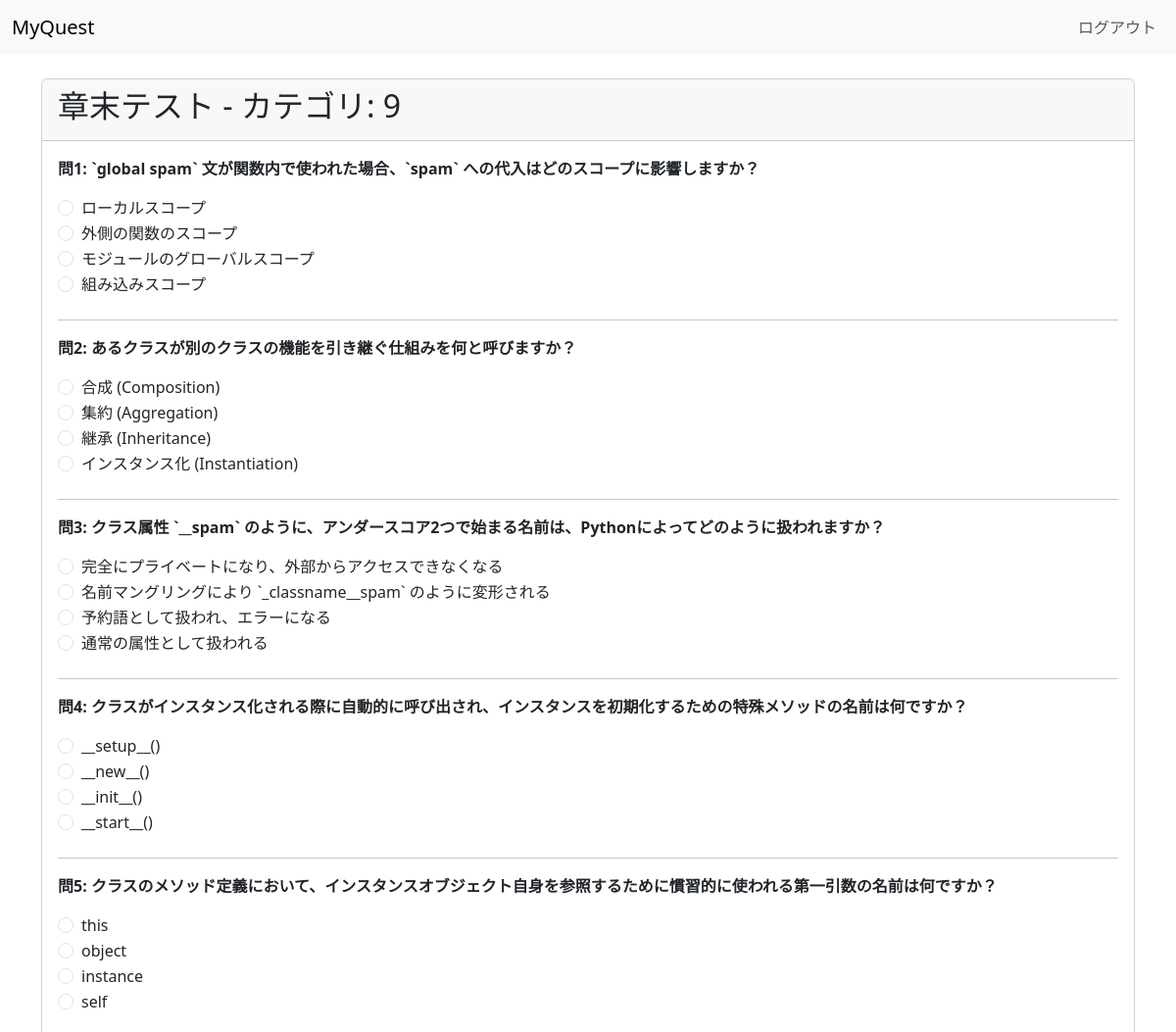
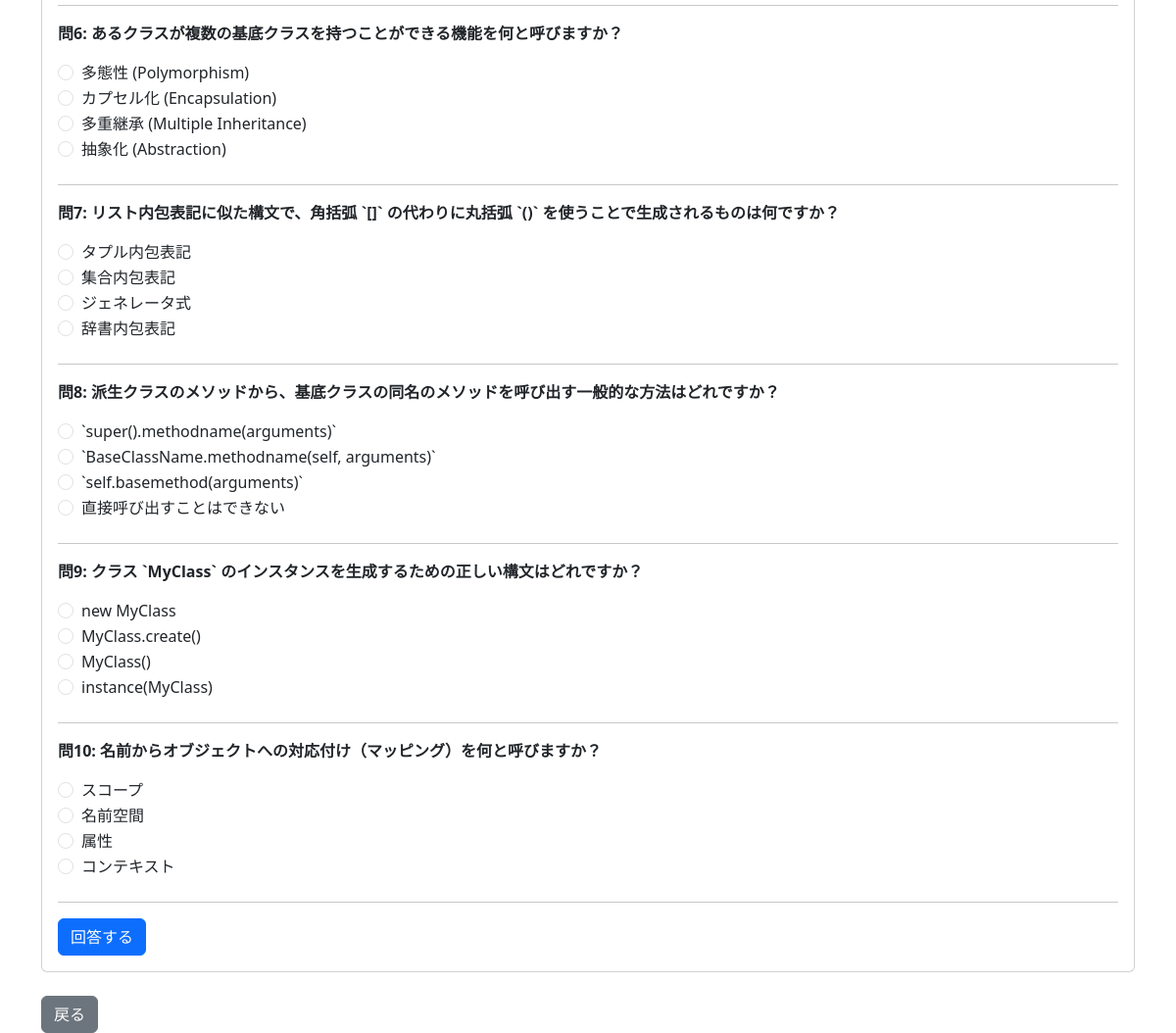
/section_test/9 (signed in), run on the app's committed database (2 pictures, top to bottom).
### model.py (models this page shows)
class Question(db.Model):
    __tablename__ = "questions"
    id = db.Column(db.Integer, primary_key=True)
    question = db.Column(db.String(300), nullable=False)
    choice1 = db.Column(db.String(200))
    choice2 = db.Column(db.String(200))
    choice3 = db.Column(db.String(200))
    choice4 = db.Column(db.String(200))
    correct = db.Column(db.Integer)
    category = db.Column(db.String(50)) # section / practiceなど
    hint = db.Column(db.String(500))
    url = db.Column(db.String(500))
    results = db.relationship('QuizResult', backref='question', lazy=True) # Add relationship

### app.py (the view)
@app.route("/section_test/<category>")
def section_test(category):
    if "user" not in session:
        return redirect("/")
    try:
        num_questions = int(request.args.get("num_questions", 10))
    except (ValueError, TypeError):
        num_questions = 10 # 無効な値の場合はデフォルトの10問
    q_list = Question.query.filter_by(category=category).all()
    if not q_list:
        return f"カテゴリ「{category}」の問題がDBにありません"
    num_to_sample = min(len(q_list), num_questions)
    q_list = random.sample(q_list, num_to_sample)
    return render_template("section_test.html", questions=q_list, category_name=category)

### templates/section_test.html (shortened to what this page needs)
<!DOCTYPE html>
<html>
<head>
    <link href="https://cdn.jsdelivr.net/npm/bootstrap@5.3.0-alpha1/dist/css/bootstrap.min.css" rel="stylesheet">
</head>
<body>
    <nav class="navbar navbar-expand-lg navbar-light bg-light">
        <div class="container-fluid">
            <a class="navbar-brand" href="#">MyQuest</a>
            <div class="collapse navbar-collapse" id="navbarNav">
                <ul class="navbar-nav ms-auto">
                    <li class="nav-item">
                        <a class="nav-link" href="/logout">ログアウト</a>
                    </li>
                </ul>
            </div>
        </div>
    </nav>
    <div class="container mt-4">
        <div class="card">
            <div class="card-header">
                <h2>章末テスト - カテゴリ: {{ category_name }}</h2>
            </div>
            <div class="card-body">
                {% if results %}
                    <h3>テスト結果</h3>
                    <div class="alert alert-info">
                        <h4>正解数: {{ score }} / {{ total }} 問</h4>
                        <h4>正解率: {{ percentage }}%</h4>
                    </div>
                    <p>お疲れ様でした！結果は以下の通りです。</p>
                    <hr>
                    {% for res in results %}
                    <div class="mb-4 p-3 {% if res.is_correct %}result-correct{% else %}result-incorrect{% endif %}">
                        <p class="card-text fw-bold">問{{ loop.index }}: {{ res.question.question }}</p>
                        <p>あなたの回答:
                            <span class="{% if not res.is_correct %}user-answer-incorrect{% endif %}">
                                {{ res.user_choice_text }}
                            </span>
                        </p>
                        {% if not res.is_correct %}
                            <p>正解: <span class="correct-answer-text">{{ res.correct_choice_text }}</span></p>
                        {% endif %}
                        <div class="mt-3">
                            {% if res.question.hint %}
                                <p><b>解説:</b> {{ res.question.hint }}</p>
                            {% endif %}
                            {% if res.question.url %}
                                <p><b>参考URL:</b> <a href="{{ res.question.url }}" target="_blank">{{ res.question.url }}</a></p>
                            {% endif %}
                        </div>
                    </div>
                    {% endfor %}
                {% else %}
                    <form action="{{ url_for('submit_section_test') }}" method="post">
                        {% for q_obj in questions %}
                        <div class="mb-4">
                            <p class="card-text fw-bold">問{{ loop.index }}: {{ q_obj.question }}</p>
                            <div class="form-check">
                                <input type="radio" class="form-check-input" name="answer_{{ q_obj.id }}" value="1" id="q{{ q_obj.id }}-choice1" required>
                                <label class="form-check-label" for="q{{ q_obj.id }}-choice1">{{ q_obj.choice1 }}</label>
                            </div>
                            <div class="form-check">
                                <input type="radio" class="form-check-input" name="answer_{{ q_obj.id }}" value="2" id="q{{ q_obj.id }}-choice2">
                                <label class="form-check-label" for="q{{ q_obj.id }}-choice2">{{ q_obj.choice2 }}</label>
                            </div>
                            <div class="form-check">
                                <input type="radio" class="form-check-input" name="answer_{{ q_obj.id }}" value="3" id="q{{ q_obj.id }}-choice3">
                                <label class="form-check-label" for="q{{ q_obj.id }}-choice3">{{ q_obj.choice3 }}</label>
                            </div>
                            <div class="form-check">
                                <input type="radio" class="form-check-input" name="answer_{{ q_obj.id }}" value="4" id="q{{ q_obj.id }}-choice4">
                                <label class="form-check-label" for="q{{ q_obj.id }}-choice4">{{ q_obj.choice4 }}</label>
                            </div>
                        </div>
                        <hr>
                        {% endfor %}
                        <button type="submit" class="btn btn-primary">回答する</button>
                    </form>
                {% endif %}
            </div>
        </div>
        <div class="mt-4">
            {% if results %}
                <a href="{{ url_for('section_test', category=category_name) }}" class="btn btn-primary">次の問題</a>
                <a href="/home" class="btn btn-secondary">ホームに戻る</a>
            {% else %}
                <a href="/home" class="btn btn-secondary">戻る</a>
            {% endif %}
        </div>
    </div>
</body>
</html>

### data on the page
Question: question "`global spam` 文が関数内で使われた場合、`spam` への代入はどのスコープに影響しますか？", choice1 "ローカルスコープ", choice2 "外側の関数のスコープ", choice3 "モジュールのグローバルスコープ", choice4 "組み込みスコープ"
Question: question "あるクラスが別のクラスの機能を引き継ぐ仕組みを何と呼びますか？", choice1 "合成 (Composition)", choice2 "集約 (Aggregation)", choice3 "継承 (Inheritance)", choice4 "インスタンス化 (Instantiation)"
Question: question "クラス属性 `__spam` のように、アンダースコア2つで始まる名前は、Pythonによってどのように扱われますか？", choice1 "完全にプライベートになり、外部からアクセスできなくなる", choice2 "名前マングリングにより `_classname__spam` のように変形される", choice3 "予約語として扱われ、エラーになる", choice4 "通常の属性として扱われる"
Question: question "クラスがインスタンス化される際に自動的に呼び出され、インスタンスを初期化するための特殊メソッドの名前は何ですか？", choice1 "__setup__()", choice2 "__new__()", choice3 "__init__()", choice4 "__start__()"
Question: question "クラスのメソッド定義において、インスタンスオブジェクト自身を参照するために慣習的に使われる第一引数の名前は何ですか？", choice1 "this", choice2 "object", choice3 "instance", choice4 "self"
Question: question "あるクラスが複数の基底クラスを持つことができる機能を何と呼びますか？", choice1 "多態性 (Polymorphism)", choice2 "カプセル化 (Encapsulation)", choice3 "多重継承 (Multiple Inheritance)", choice4 "抽象化 (Abstraction)"
Question: question "リスト内包表記に似た構文で、角括弧 `[]` の代わりに丸括弧 `()` を使うことで生成されるものは何ですか？", choice1 "タプル内包表記", choice2 "集合内包表記", choice3 "ジェネレータ式", choice4 "辞書内包表記"
Question: question "派生クラスのメソッドから、基底クラスの同名のメソッドを呼び出す一般的な方法はどれですか？", choice1 "`super().methodname(arguments)`", choice2 "`BaseClassName.methodname(self, arguments)`", choice3 "`self.basemethod(arguments)`", choice4 "直接呼び出すことはできない"
Question: question "クラス `MyClass` のインスタンスを生成するための正しい構文はどれですか？", choice1 "new MyClass", choice2 "MyClass.create()", choice3 "MyClass()", choice4 "instance(MyClass)"
Question: question "名前からオブジェクトへの対応付け（マッピング）を何と呼びますか？", choice1 "スコープ", choice2 "名前空間", choice3 "属性", choice4 "コンテキスト"

### other printed values
{{ category_name }} "9"
